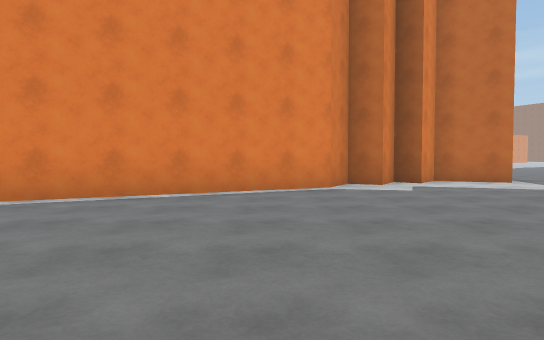
[1] (above)

21 first-person views from a walk through a 3-D level made in the Unity game engine. The camera is 1.2 m above the floor, tilts 2° down and sees 75° across. The floor is counted in squares, 2 m on a side. Each view is taken from the middle of a square. On the plan, view 1 faces up. The plan holds only what a view shows up to about 10 squares ahead; the rest is blank. The place goes on beyond the plan. The player character is not drawn.

[2]
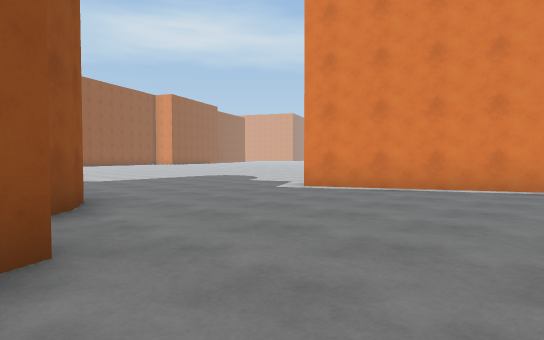

[3]
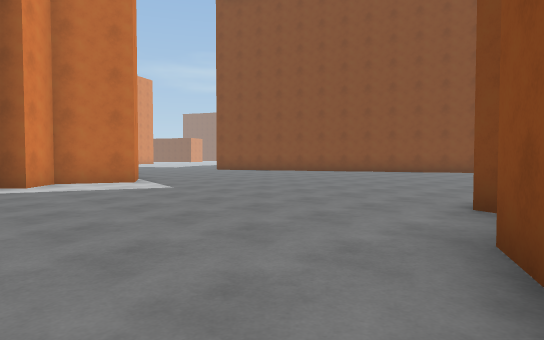

[4]
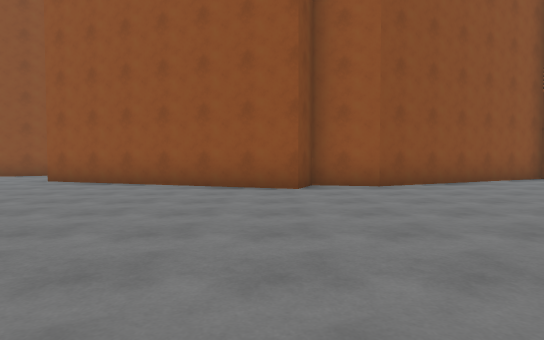

[5]
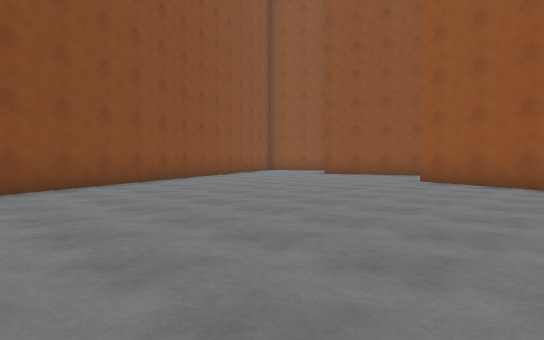

[6]
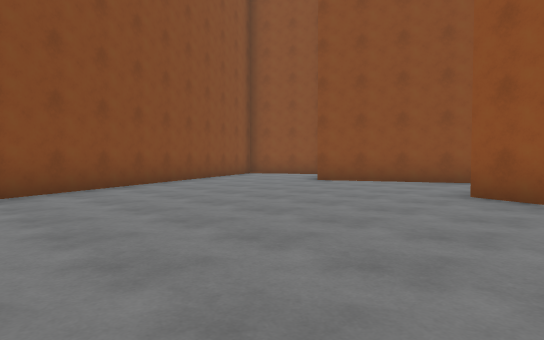

[7]
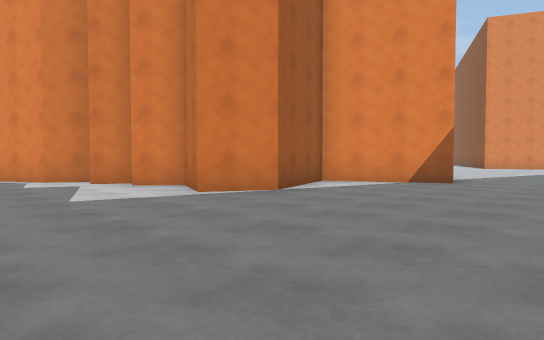

[8]
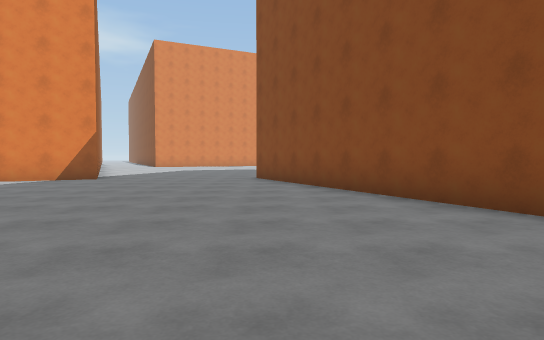

[9]
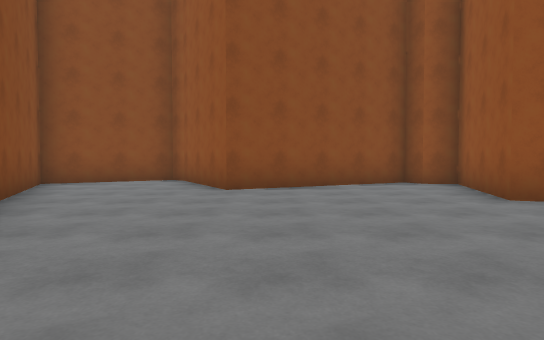

[10]
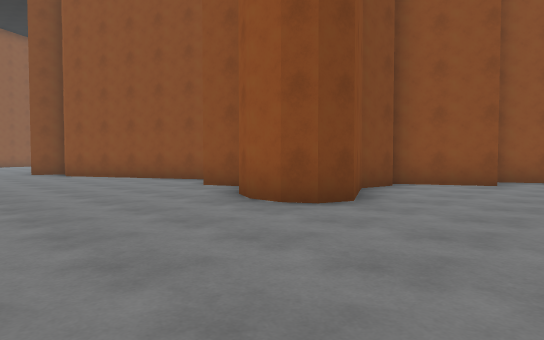

[11]
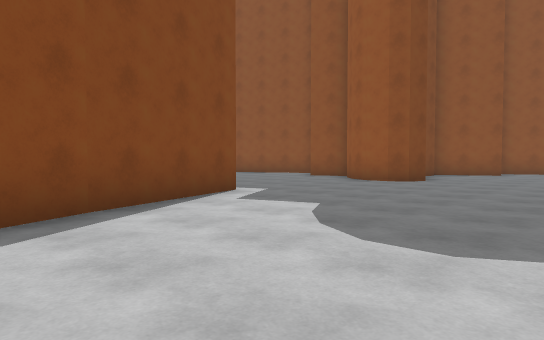

[12]
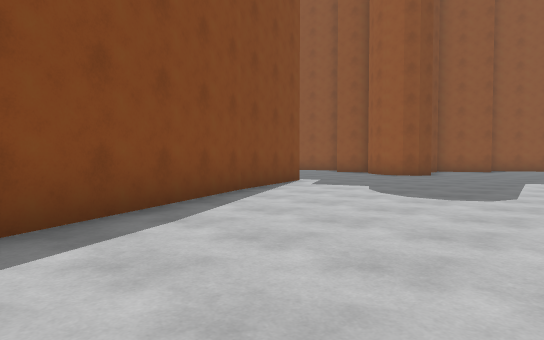

[13]
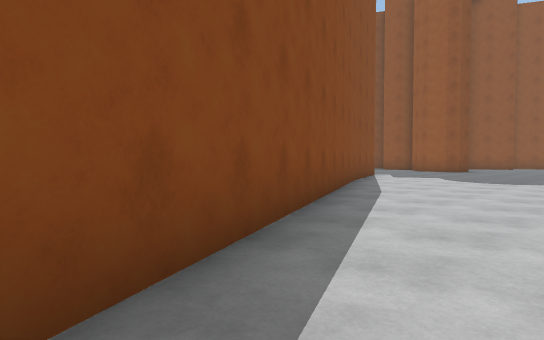

[14]
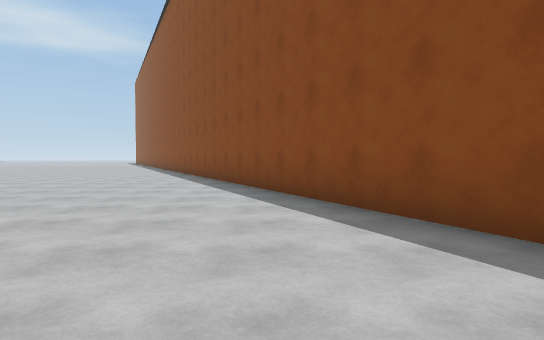

[15]
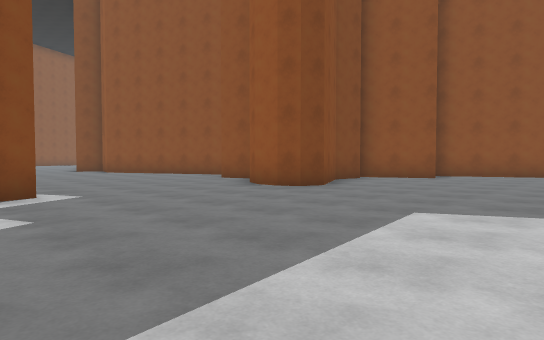

[16]
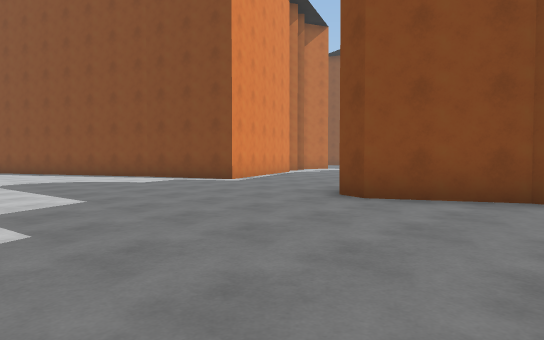

[17]
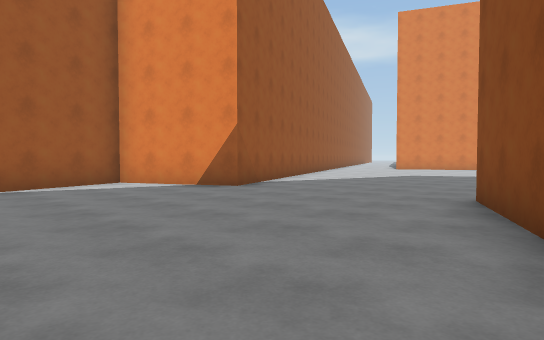

[18]
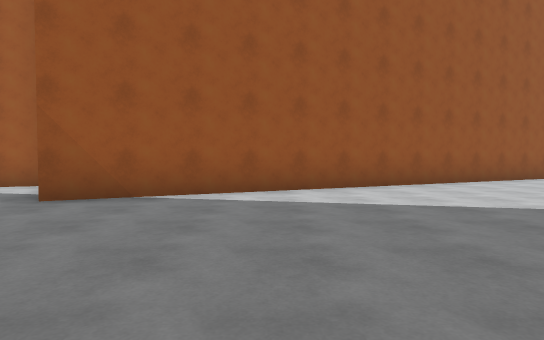

[19]
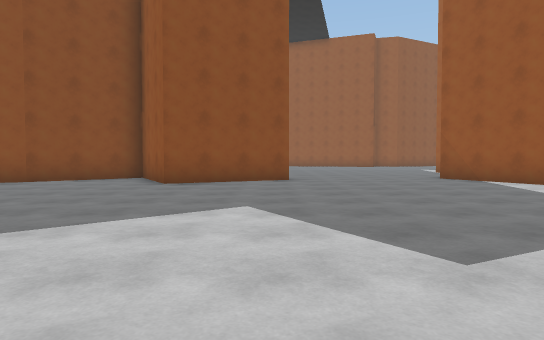

[20]
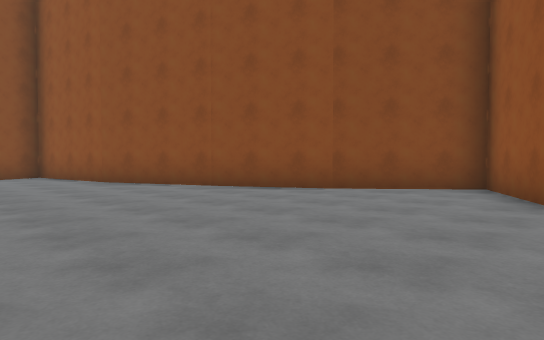

[21]
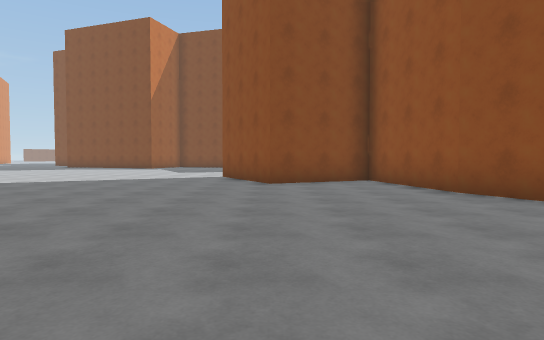

### Floor plan
Points are (right, up) in squares from view 1. A wall is a line through its corners. A room is listed if a view was taken in it or the views show most of it. See-through windows are left out.
Room 1 (views 1, 2, 3, 4, 5, 6, 7, 8, 9, 10, 11, 12, 13, 14, 15, 16, 17, 18, 19, 20, 21)
walls: (18.8, 15.5) (24.1, 17.8); (-4.9, 7.7) (-10.5, 19.5); (-2.3, -0.8) (-1.4, -0.4) (-0.6, -2) (4.8, 0.6) (6.1, 0.3) (6.5, 1.2) (12.7, -0.9) (11.8, -4) (12.5, -4.1) (12.8, -4.6) (16.8, -2.6) (17.9, -4.5); (3.1, 24.6) (8.2, 13.8) (5.4, 12.4) (6.4, 9.8) (5.7, 8.4) (4.2, 9.1) (3.5, 8.3) (3, 8.7) (2.4, 7.8) (1.7, 8.1) (1.2, 7.1) (-3.8, 4.8) (-4.9, 7.8); (24, 17.8) (27.4, 18.4) (26.1, 21.1) (28, 22); (-4.5, -3.3) (-4.3, -2.1) (-5.3, -0.3) (-5.1, 0.3) (-4.7, 0.5) (-4.1, 0.5) (-3.5, 0.2) (-3.1, -0.1); (20.5, -4.5) (21.3, -4.1) (12.5, 14.4) (15.5, 15.9) (16.8, 13.4) (19.1, 15.4); (-5.9, -4.6) (-4.1, -3.7)

Where each view was taken, in squares from view 1:
view 1: 0 up, 0 right, facing up
view 2: 1 down, 1 right, facing up-left
view 3: 0 up, 2 right, facing up-right
view 4: 8 up, 7 right, facing down
view 5: 8 up, 9 right, facing down-right
view 6: 5 up, 11 right, facing down-right
view 7: 5 up, 11 right, facing up-left
view 8: 4 up, 13 right, facing up
view 9: 4 up, 16 right, facing down
view 10: 4 up, 8 left, facing down-right
view 11: 9 up, 9 left, facing down-right
view 12: 12 up, 10 left, facing down-right
view 13: 16 up, 10 left, facing down-right
view 14: 10 up, 9 left, facing up
view 15: 6 up, 10 left, facing down-right
view 16: 3 down, 10 left, facing up-right
view 17: 9 up, 14 right, facing up-left
view 18: 17 up, 13 right, facing left
view 19: 24 up, 13 right, facing down
view 20: 21 up, 15 right, facing down-right
view 21: 21 up, 18 right, facing right
